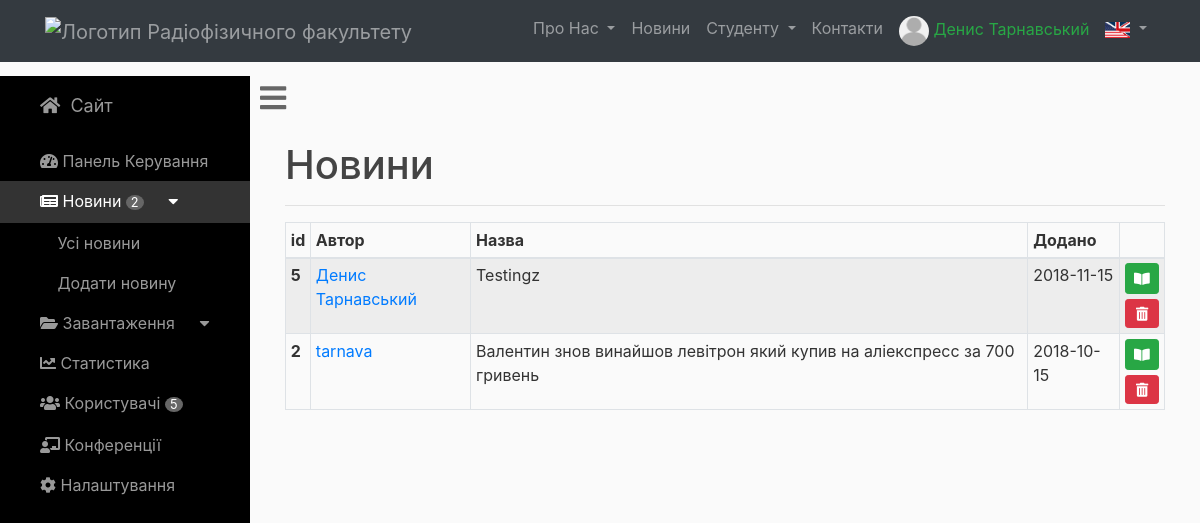
Page /admin/news (signed in) on the committed database.
### rpd_site/models.py (models this page shows, shortened)
class User(db.Model, UserMixin):
    id = db.Column(db.Integer, primary_key=True)
    username = db.Column(db.String(20), unique=True, nullable=False)
    email = db.Column(db.String(120), unique=True, nullable=False)
    image_file = db.Column(db.String(20), nullable=False,
                           default='default.jpg')
    password = db.Column(db.String(60), nullable=False)
    confirmed = db.Column(db.Boolean, nullable=False, default=0)
    posts = db.relationship('Post', backref='author', lazy=True)
    roles = db.relationship('Role', secondary=roles_users,
                            backref=db.backref('users', lazy='joined'))

class Post(db.Model):
    id = db.Column(db.Integer, primary_key=True)
    title = db.Column(db.String(100), nullable=False)
    date_posted = db.Column(db.DateTime, nullable=False, default=datetime.now)
    content = db.Column(db.Text, nullable=False)
    user_id = db.Column(db.Integer, db.ForeignKey('user.id'), nullable=False)
    image_file = db.Column(db.String(20), nullable=False,
                           default='default_post.png')

### rpd_site/routes.py (the view)
@app.route('/admin/news')
@login_required
def admin_news():
    posts = Post.query.order_by(Post.date_posted.desc())
    return render_template('dashboard_news.html', title="Новини",
                            number_of_users=get_number_of_users(),
                            number_of_posts=get_number_of_posts(),
                            posts=posts
                            )

### rpd_site/helpers.py (called while the page is built)
def get_number_of_users():
    return len(User.query.all())

def get_number_of_posts():
    return len(Post.query.all())

### rpd_site/models.py (called while the page is built)
@login_manager.user_loader
def load_user(user_id):
    return User.query.get(int(user_id))

### rpd_site/templates/dashboard_news.html
{% extends "layout_admin.html" %}
{% block body %}
{% set active_page = "index" %}
        <div id="page-content-wrapper">
            <div class="container-fluid">
                <h1>{{ title }}</h1>
                <hr>
            </div>
            <div class="col-sm-auto" style="width: 100%;">
                <table class="table table-striped table-bordered table-hover table-sm">
                  <thead>
                    <tr>
                      <th scope="col">id</th>
                      <th scope="col">Автор</th>
                      <th scope="col">Назва</th>
                      <th scope="col">Додано</th>
                      <th scope="col"></th>
                    </tr>
                  </thead>
                  <tbody>
                    {% for post in posts %}
                    <tr>
                      <th scope="row">{{ post.id }}</th>
                      <td><a href="{{ url_for('user_id', user_id=post.author.id) }}">{{ post.author.username }}</a></td>
                      <td>{{post.title}}</td>
                      <td>{{post.date_posted.strftime('%Y-%m-%d')}} </td>
                      <td>
                        <a class="btn btn-success btn-sm" href="{{ url_for('post', post_id=post.id) }}"><i class="fas fa-book-open"></i></a>
                        <form action="{{ url_for('delete_post', post_id=post.id) }}" method="POST">
                         <button class="btn btn-danger btn-sm" type="submit" value="" style="padding: 3px 10px 3px 10px; margin-top: 5px;"><i class="fas fa-trash-alt"></i></button>
                        </form>
                      </td>
                    </tr>
                    {% endfor %}
                  </tbody>
                </table>
            </div>
        </div>
{% endblock %}

### rpd_site/templates/layout_admin.html (shortened to what this page needs)
<!DOCTYPE html>
<html lang="en">
<head>
    <link href="{{ url_for('static', filename='vendor/bootstrap/css/' + 'bootstrap.min.css') }}" rel="stylesheet">
    <link href="{{ url_for('static', filename='css/' + 'modern-business.css') }}" rel="stylesheet">
    <link href="{{ url_for('static', filename='css/' + 'simple-sidebar.css') }}" rel="stylesheet">
    <link rel="stylesheet" href="https://use.fontawesome.com/releases/v5.2.0/css/all.css"
>
    <link href="{{ url_for('static', filename='css/' + 'simple-sidebar.css') }}" rel="stylesheet">
</head>
<body>
<nav class="navbar fixed-top navbar-expand-lg navbar-dark bg-dark fixed-top">
    <div class="container">
        {% if menuitem == 'index' %}
        <a class="navbar-brand" style="color:white;" href="{{ url_for('index') }}">
            {% else %}
            <a class="navbar-brand" style="color:rgba(255,255,255,.5);" href="{{ url_for('index') }}">
                {% endif %}
                <img src="{{ url_for('static', filename='img/' + 'knu.jpg') }}" width="50" height="50"
                     alt="Логотип Радіофізичного факультету">
            </a>
            <div class="collapse navbar-collapse" id="navbarResponsive">
                <ul class="navbar-nav ml-auto">
                    <li class="nav-item dropdown">
                        {% if menuitem in ['history',] %}
                        <a class="nav-link dropdown-toggle" href="#" id="navbarDropdownPortfolio" data-toggle="dropdown"
                           aria-haspopup="true" aria-expanded="false" style="color:white;">
                            Про Нас
                        </a>
                        {% else %}
                        <a class="nav-link dropdown-toggle" href="#" id="navbarDropdownPortfolio" data-toggle="dropdown"
                           aria-haspopup="true" aria-expanded="false">
                            Про Нас
                        </a>
                        {% endif %}
                    </li>
                    <li class="nav-item">
                        {% if menuitem in ['news',] %}
                            <a class="nav-link" style="color:white;" href="{{url_for('news')}}">Новини</a>
                        {% else %}
                            <a class="nav-link" href="{{url_for('news')}}">Новини</a>
                        {% endif %}
                    </li>
                    <li class="nav-item dropdown">
                        {% if menuitem in ['schedule',] %}
                            <a class="nav-link dropdown-toggle" href="#" id="navbarDropdownPortfolio" data-toggle="dropdown"
                               aria-haspopup="true" aria-expanded="false" style="color:white;">
                                Студенту
                            </a>
                        {% else %}
                            <a class="nav-link dropdown-toggle" href="#" id="navbarDropdownPortfolio" data-toggle="dropdown"
                               aria-haspopup="true" aria-expanded="false">
                                Студенту
                            </a>
                        {% endif %}
                    </li>
                    <li class="nav-item">
                        {% if menuitem in ['contacts',] %}
                            <a class="nav-link" style="color:white;" href="#">Контакти</a>
                        {% else %}
                            <a class="nav-link" href="#">Контакти</a>
                        {% endif %}
                    </li>
                    <li class="nav-item dropdown">
                        {% if current_user.is_authenticated: %}
                            <a class="nav-link" href="#" id="navbarDropdownBlog" data-toggle="dropdown" aria-haspopup="true"
                               aria-expanded="false">
                                <img src="{{ url_for('static', filename='img/avatars/' + current_user.image_file) }}"
                                     width="30"
                                     height="30" class="rounded-circle" style="vertical-align: middle;"
                                     alt="Логотип Радіофізичного факультету">
                                <span class="text-success">{{ current_user.username }}</span>
                            </a>
                        {% endif %}
                    </li>
                    <li class="nav-item dropdown">
                        <a class="nav-link dropdown-toggle" href="#" id="navbarDropdownPortfolio" data-toggle="dropdown"
                           aria-haspopup="true" aria-expanded="false">
                            <img src="{{ url_for('static', filename='img/' + 'ukus.jpg') }}" alt="english"
                                 style="height: 16px; width: 25px; margin:0; padding:0;">
                        </a>
                    </li>
                </ul>
            </div>
    </div>
</nav>
    <div id="wrapper" class="toggled" style="margin-top: 20px;">
        <div id="sidebar-wrapper">
            <ul class="sidebar-nav">
                <li class="sidebar-brand">
                    <a href="{{ url_for('index') }}"><i class="fas fa-home"></i> &nbsp;Сайт</a>
                </li>
                <li>
                    <a href="{{ url_for('admin') }}" class="
                        "><i class="fas fa-tachometer-alt">
                        </i>&nbsp;Панель Керування</a>
                </li>
                <li>
                    <a href="{{ url_for('admin_news') }}" class="
                        {% if title == 'Новини' %}
                            chosen
                        {% endif %}
                        "><i class="fas fa-newspaper"></i>&nbsp;Новини&nbsp;<small style="color:white; background-color: #666; text-align: center; border-radius: 60%; padding-left:2%; padding-right:2%;">{{number_of_posts}}</small>&nbsp;<i class="fas fa-caret-down"></i></a>
                        {% if title == 'Новини' %}
                                <a href="{{ url_for('news') }}" class="collapsed_item">Усі новини</a>
                                <a href="{{ url_for('new_post') }}" class="collapsed_item">Додати новину</a>
                        {% endif %}
                </li>
                <li>
                    <a data-toggle="collapse" href="#collapseExample" role="button" aria-expanded="false"
                    aria-controls="collapseExample"><i class="fas fa-folder-open"></i>&nbsp;Завантаження&nbsp;<i class="fas fa-caret-down"></i></a>
                </li>
                <li>
                    <a href="#"><i class="fas fa-chart-line"></i>&nbsp;Статистика</a>
                </li>
                <li>
                    <a href="{{ url_for('users') }}"><i class="fas fa-users"></i>&nbsp;Користувачі&nbsp;<small style="color:white; background-color: #666; text-align: center; border-radius: 60%; padding-left:2%; padding-right:2%;">{{number_of_users}}</small></a>
                </li>
                <li>
                    <a href="#"><i class="fas fa-chalkboard-teacher"></i>&nbsp;Конференції</a>
                </li>
                <li>
                    <a href="#"><i class="fas fa-cog"></i>&nbsp;Налаштування</a>
                </li>
            </ul>
        </div>
        <a href="#menu-toggle" id="menu-toggle"><i class="fas fa-bars" ></i></a>
        {% block body %}{% endblock %}
    </div>
</body>
</html>

### rpd_site/static/css/modern-business.css (style rules this page uses)
body { padding-top: 54px; }
@media (min-width: 992px) { body { padding-top: 56px; } }
.navbar { margin-bottom: 0 !important; }
.navbar-brand:after { content: "Кафедра радіотехніки та радіоелектронних систем"; font-size: 80%; }
.bg-dark { background-color: #324696;!important; }
body { overflow-x: hidden; }
#wrapper { padding-left: 0; -webkit-transition: all 0.5s ease; -moz-transition: all 0.5s ease; -o-transition: all 0.5s ease; transition: all 0.5s ease; }
#wrapper.toggled { padding-left: 250px; }
#sidebar-wrapper { z-index: 1000; position: fixed; left: 250px; width: 0; height: 100%; margin-left: -250px; overflow-y: auto; background: #000; -webkit-transition: all 0.5s ease; -moz-transition: all 0.5s ease; -o-transition: all 0.5s ease; transition: all 0.5s ease; }
#wrapper.toggled #sidebar-wrapper { width: 250px; }
#page-content-wrapper { width: 100%; position: absolute; padding: 15px; }
#wrapper.toggled #page-content-wrapper { position: absolute; margin-right: -250px; }
.sidebar-nav { position: absolute; top: 0; width: 250px; margin: 0; padding: 0; list-style: none; }
.sidebar-nav li { text-indent: 20px; line-height: 40px; }
.sidebar-nav li a { display: block; text-decoration: none; color: #999999; }
.sidebar-nav>.sidebar-brand { height: 65px; font-size: 18px; line-height: 60px; }
.sidebar-nav>.sidebar-brand a { color: #999999; }
@media (min-width:768px) { #wrapper { padding-left: 0; } }
@media (min-width:768px) { #wrapper.toggled { padding-left: 250px; } }
@media (min-width:768px) { #sidebar-wrapper { width: 0; } }
@media (min-width:768px) { #wrapper.toggled #sidebar-wrapper { width: 250px; } }
@media (min-width:768px) { #page-content-wrapper { padding: 20px; position: relative; } }
@media (min-width:768px) { #wrapper.toggled #page-content-wrapper { position: relative; margin-right: 0; } }
body { background: #fafafa; color: #333333; }
h1, h2, h3, h4, h5, h6 { color: #444444; }
body, html { height: 100%; margin: 0; }
@media only screen and (max-device-width: 1024px) { .navbar-brand:after { content: "" !important; font-size: 80%; } }

### rpd_site/static/css/simple-sidebar.css (style rules this page uses)
body { overflow-x: hidden; }
#wrapper { padding-left: 0; -webkit-transition: all 0.5s ease; -moz-transition: all 0.5s ease; -o-transition: all 0.5s ease; transition: all 0.5s ease; }
#wrapper.toggled { padding-left: 250px; }
#sidebar-wrapper { z-index: 1000; position: fixed; left: 250px; width: 0; height: 100%; margin-left: -250px; overflow-y: auto; background: #000; -webkit-transition: all 0.5s ease; -moz-transition: all 0.5s ease; -o-transition: all 0.5s ease; transition: all 0.5s ease; }
#wrapper.toggled #sidebar-wrapper { width: 250px; }
#page-content-wrapper { width: 100%; position: absolute; padding: 15px; }
#wrapper.toggled #page-content-wrapper { position: absolute; margin-right: -250px; }
.sidebar-nav { position: absolute; top: 0; width: 250px; margin: 0; padding: 0; list-style: none; }
.sidebar-nav li { text-indent: 20px; line-height: 40px; }
.sidebar-nav li a { display: block; text-decoration: none; color: #999999; }
.sidebar-nav li a:hover, .chosen { text-decoration: none; color: #fff !important; background: rgba(255, 255, 255, 0.2); }
.sidebar-nav>.sidebar-brand { height: 65px; font-size: 18px; line-height: 60px; }
.sidebar-nav>.sidebar-brand a { color: #999999; }
@media (min-width:768px) { #wrapper { padding-left: 0; } }
@media (min-width:768px) { #wrapper.toggled { padding-left: 250px; } }
@media (min-width:768px) { #sidebar-wrapper { width: 0; } }
@media (min-width:768px) { #wrapper.toggled #sidebar-wrapper { width: 250px; } }
@media (min-width:768px) { #page-content-wrapper { padding: 20px; position: relative; } }
@media (min-width:768px) { #wrapper.toggled #page-content-wrapper { position: relative; margin-right: 0; } }
#menu-toggle { font-size:30px; padding-left: 10px; padding-top: 10px; border: 1px; color: #666; }
.collapsed_item { padding-left: 15%; }

### rows in the picture
User: image_file (placeholder picture), username "Денис Тарнавський"
Post: id "5", author.username "Денис Тарнавський", title "Testingz", date_posted "2018-11-15"
Post: id "2", author.username "tarnava", title "Валентин знов винайшов левітрон який купив на аліекспресс за 700 гривень", date_posted "2018-10-15"

### other values in the picture
{{ number_of_posts }} "2"
{{ number_of_users }} "5"
{{ title }} "Новини"
